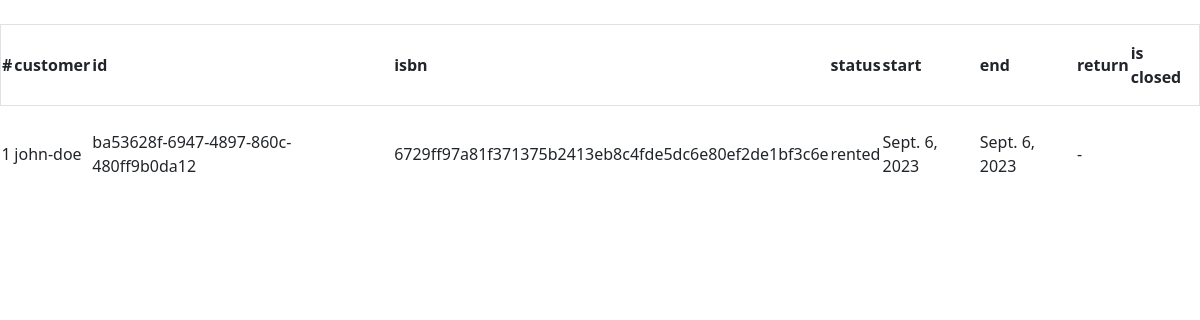
Screenshot of /rentals/ba53628f-6947-4897-860c-480ff9b0da12/ (signed in) with the database file from the repository.
### rentals/models.py (models this page shows, shortened)
class Rental(models.Model):
    book = models.ForeignKey(Book,on_delete=models.CASCADE)
    customer = models.ForeignKey(Customer,on_delete=models.CASCADE)
    status = models.CharField(max_length=2, choices=STATUS_CHOICES)
    rent_start_date=models.DateField(help_text='when the book was rented')
    rent_end_date=models.DateField(help_text='deadline,blank=True')
    return_date=models.DateField(blank=True,null=True, help_text='return date')
    rental_status_is_closed=models.BooleanField(default=False)                                                          #returned or lost (will change it to true)
    created_at= models.DateTimeField(auto_now_add=True)
    updated_at= models.DateTimeField(auto_now=True)
    is_closed = models.BooleanField(default=False)
    @property
    def status_text(self):
        statuses=dict(STATUS_CHOICES)
        return statuses[self.status]
    class Meta:
        ordering =('-created_at',)

### customers/models.py (models this page shows, shortened)
class Customer(models.Model):
    books=models.ManyToManyField(Book,blank=True, help_text='books currently rented out')
    first_name=models.CharField(max_length=300)
    last_name=models.CharField(max_length=300)
    username=models.CharField(max_length=300, blank=True, unique=True)
    additional_info=models.TextField(blank=True)
    rating=models.PositiveSmallIntegerField(default=50)
    book_count=models.PositiveSmallIntegerField(default=0)

### books/models.py (models this page shows, shortened)
class Book(models.Model):
    title = models.ForeignKey(BookTitle,on_delete=models.CASCADE)
    ISBN=models.CharField(max_length=50,blank=True)
    id = models.CharField(primary_key=True, max_length=36, default=uuid.uuid4, editable=False)
    qr_code=models.ImageField(upload_to='qr_codes',blank=True,null=True)
    created_at=models.DateTimeField(auto_now_add=True)
    updated_at=models.DateTimeField(auto_now=True)

### rentals/views.py (the view)
# urls.py: path('<str:book_id>/',BookRentalHistoryView.as_view(),name="detail"),
class BookRentalHistoryView(LoginRequiredMixin,ListView):
    model = Rental
    template_name='rentals/detail.html'
    def get_queryset(self):
        book_id= self.kwargs.get('book_id')
        return Rental.objects.filter(Q(book__ISBN=book_id) | Q(book__id=book_id))
    def get_context_data(self,**kwargs):
        context=super().get_context_data(**kwargs)
        book_id= self.kwargs.get('book_id')
        obj = get_object_or_404(Book, Q(ISBN=book_id) | Q(id=book_id))
        context['object'] = obj
        context['book_id'] = book_id
        return context

### rentals/templates/rentals/detail.html (shortened to what this page needs)
{% extends 'base.html' %}
{% block content %}
{% include 'components/header.html' with title=object.title.title discription=object.title.publisher.name %}
{%  if object %}
    {% if object_list %}
                 <div class="overflow-x-auto">
            <table class="w-full text-sm text-left text-gray-500 dark:text-gray-400">
                <thead class="text-xs text-gray-700 uppercase dark:bg-gray-700 dark:text-gray-400">
                    <tr class="border">
                        <th scope="col" class="py-3 px-6">
                            #
                        </th>
                        <th scope="col" class="py-3 px-6">
                            customer
                        </th>
                        <th scope="col" class="py-3 px-6">
                            id
                        </th>
                           <th scope="col" class="py-3 px-6">
                            isbn
                        </th>
                        <th scope="col" class="py-3 px-6">
                            status
                        </th>
                        <th scope="col" class="py-3 px-6">
                            start
                        </th>
                        <th scope="col" class="py-3 px-6">
                            end
                        </th>
                        <th scope="col" class="py-3 px-6">
                            return
                        </th>
                        <th scope="col" class="py-3 px-6">
                            is closed
                        </th>
                    </tr>
                </thead>
                <tbody>
                    {% for obj in object_list %}
                    <tr class="border-b dark:bg-gray-800 dark:border-gray-700">
                        <td scope="row" class="py-4 px-6 font-medium text-gray-900 dark:text-white">
                            {{forloop.counter}}
                        </td>
                        <td class="py-4 px-6">
                            {{obj.customer.username}}
                        </td>
                        <td class="py-4 px-6">
                            {{obj.book.id}}
                        </td>
                       <td class="py-4 px-6">
                            {{obj.book.ISBN}}
                        </td>
                        <td class="py-4 px-6">
                            {{obj.status_text}}
                        </td>
                        <td class="py-4 px-6">
                            {{obj.rent_start_date}}
                        </td>
                        <td class="py-4 px-6">
                            {{obj.rent_start_date}}
                        </td>
                        <td class="py-4 px-6">
                            {% if obj.return_date %}{{obj.return_date}}{% else %}-{% endif %}
                        </td>
                        <td class="py-4 px-6">
                        </td>
                    </tr>
                    {% endfor %}
                </tbody>
            </table>
                 <div class="mt-6 h-12">
                     <a href="{% url 'rentals:download' book_id %}" class="p-3 bg-rose-400 hover:bg-rose-500 text-white rounded-lg">download</a>
                 </div>
            </div>
    {% else %}
        no rental-related data
    {% endif %}
{%  else %}
    no book-related data
{% endif %}
{% endblock content %}

### rows the page displays
Rental: customer.username "john-doe", book.id "ba53628f-6947-4897-860c-480ff9b0da12", book.ISBN "6729ff97a81f371375b2413eb8c4fde5dc6e80ef2de1bf3c6e", status_text "rented", rent_start_date "Sept. 6, 2023"
